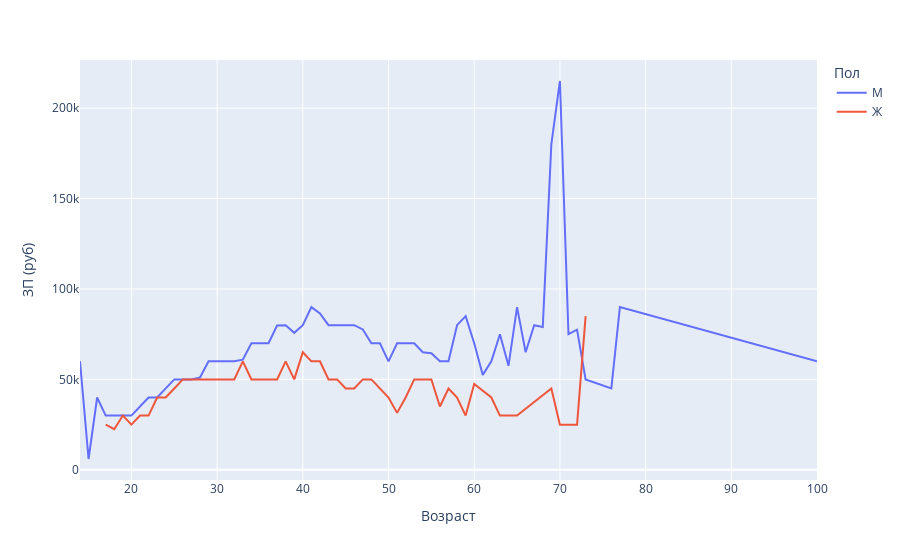

Notebook cell for this chart:
### Markdown cell above
Посмотрим как изменяется отдельно запрос к ЗП у мужчин и женщин всех возрастов которые представлены.

### Code cell
male_female_salary_df = data_df.groupby(['Возраст', 'Пол'], as_index=False)['ЗП (руб)'].median()
male_female_salary_df.info()

px.line(male_female_salary_df, x='Возраст', y='ЗП (руб)', color='Пол')

### Figure 1 — Plotly figure (JSON) as saved in the notebook; plotly's stock layout.template omitted (floating-point values rounded to 4 significant figures)
{"data": [{"hovertemplate": "Пол=М<br>Возраст=%{x}<br>ЗП (руб)=%{y}<extra></extra>", "legendgroup": "М", "line": {"color": "#636efa", "dash": "solid"}, "marker": {"symbol": "circle"}, "mode": "lines", "name": "М", "orientation": "v", "showlegend": true, "x": [14, 15, 16, 17, 18, 19, 20, 21, 22, 23, 24, 25, 26, 27, 28, 29, 30, 31, 32, 33, 34, 35, 36, 37, 38, 39, 40, 41, 42, 43, 44, 45, 46, 47, 48, 49, 50, 51, 52, 53, 54, 55, 56, 57, 58, 59, 60, 61, 62, 63, 64, 65, 66, 67, 68, 69, 70, 71, 72, 73, 76, 77, 100], "xaxis": "x", "y": [60000.0, 6000.0, 40000.0, 30000.0, 30000.0, 30000.0, 30000.0, 35000.0, 40000.0, 40000.0, 45000.0, 50000.0, 50000.0, 50000.0, 51050.0, 60000.0, 60000.0, 60000.0, 60000.0, 60900.0, 70000.0, 70000.0, 70000.0, 79830.0, 80000.0, 75780.0, 80000.0, 90000.0, 86500.0, 80000.0, 80000.0, 80000.0, 80000.0, 77650.0, 70000.0, 70000.0, 60000.0, 70000.0, 70000.0, 70000.0, 65000.0, 64490.0, 60000.0, 60000.0, 80000.0, 85000.0, 70000.0, 52500.0, 60000.0, 75000.0, 57500.0, 90000.0, 65000.0, 80000.0, 79000.0, 180000.0, 215000.0, 75000.0, 77500.0, 50000.0, 45000.0, 90000.0, 60000.0], "yaxis": "y", "type": "scatter"}, {"hovertemplate": "Пол=Ж<br>Возраст=%{x}<br>ЗП (руб)=%{y}<extra></extra>", "legendgroup": "Ж", "line": {"color": "#EF553B", "dash": "solid"}, "marker": {"symbol": "circle"}, "mode": "lines", "name": "Ж", "orientation": "v", "showlegend": true, "x": [17, 18, 19, 20, 21, 22, 23, 24, 25, 26, 27, 28, 29, 30, 31, 32, 33, 34, 35, 36, 37, 38, 39, 40, 41, 42, 43, 44, 45, 46, 47, 48, 49, 50, 51, 52, 53, 54, 55, 56, 57, 58, 59, 60, 62, 63, 64, 65, 69, 70, 72, 73], "xaxis": "x", "y": [25000.0, 22500.0, 30000.0, 25000.0, 30000.0, 30000.0, 40000.0, 40000.0, 45000.0, 50000.0, 50000.0, 50000.0, 50000.0, 50000.0, 50000.0, 50000.0, 60000.0, 50000.0, 50000.0, 50000.0, 50000.0, 60000.0, 50000.0, 65000.0, 60000.0, 60000.0, 50000.0, 50000.0, 45000.0, 45000.0, 50000.0, 50000.0, 45000.0, 40000.0, 31500.0, 40000.0, 50000.0, 50000.0, 50000.0, 35000.0, 45000.0, 40000.0, 30000.0, 47500.0, 40000.0, 30000.0, 30000.0, 30000.0, 45000.0, 25000.0, 25000.0, 85000.0], "yaxis": "y", "type": "scatter"}], "layout": {"xaxis": {"anchor": "y", "domain": [0.0, 1.0], "title": {"text": "Возраст"}}, "yaxis": {"anchor": "x", "domain": [0.0, 1.0], "title": {"text": "ЗП (руб)"}}, "legend": {"title": {"text": "Пол"}, "tracegroupgap": 0}, "margin": {"t": 60}}}
